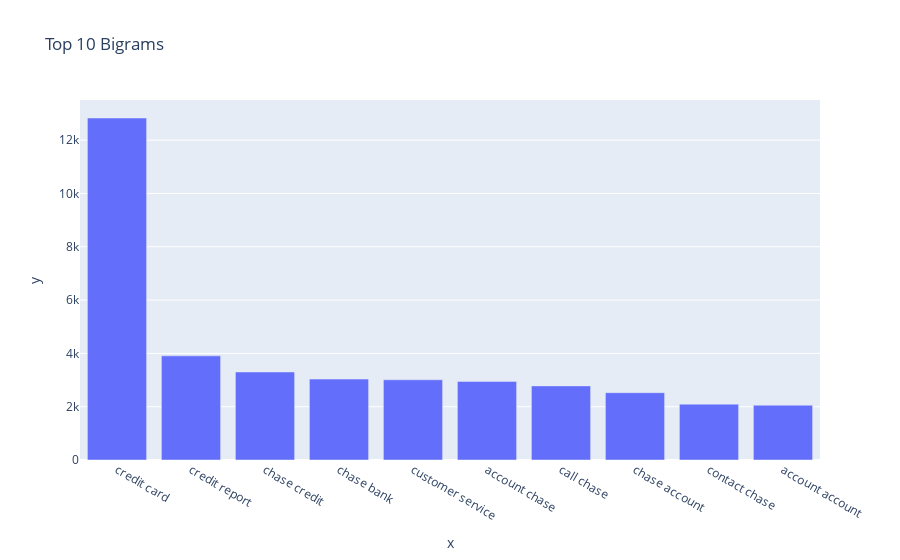

This figure's notebook cell:
### Code cell
#Print the top 10 words in the bigram frequency and plot the same using a bar graph
bigram = get_top_n_words(df_clean['Complaint_clean'], 2,10)
for word, freq in bigram:
    print(word, freq)
px.bar(x=[word for word, freq in bigram], y=[freq for word, freq in bigram], title='Top 10 Bigrams')

### Figure 1 — Plotly figure (JSON) as saved in the notebook; plotly's stock layout.template omitted (floating-point values rounded to 4 significant figures)
{"data": [{"hovertemplate": "x=%{x}<br>y=%{y}<extra></extra>", "legendgroup": "", "marker": {"color": "#636efa", "pattern": {"shape": ""}}, "name": "", "orientation": "v", "showlegend": false, "textposition": "auto", "type": "bar", "x": ["credit card", "credit report", "chase credit", "chase bank", "customer service", "account chase", "call chase", "chase account", "contact chase", "account account"], "xaxis": "x", "y": [12832, 3907, 3302, 3036, 3010, 2950, 2781, 2525, 2096, 2057], "yaxis": "y"}], "layout": {"barmode": "relative", "legend": {"tracegroupgap": 0}, "title": {"text": "Top 10 Bigrams"}, "xaxis": {"anchor": "y", "domain": [0, 1], "title": {"text": "x"}}, "yaxis": {"anchor": "x", "domain": [0, 1], "title": {"text": "y"}}}}
